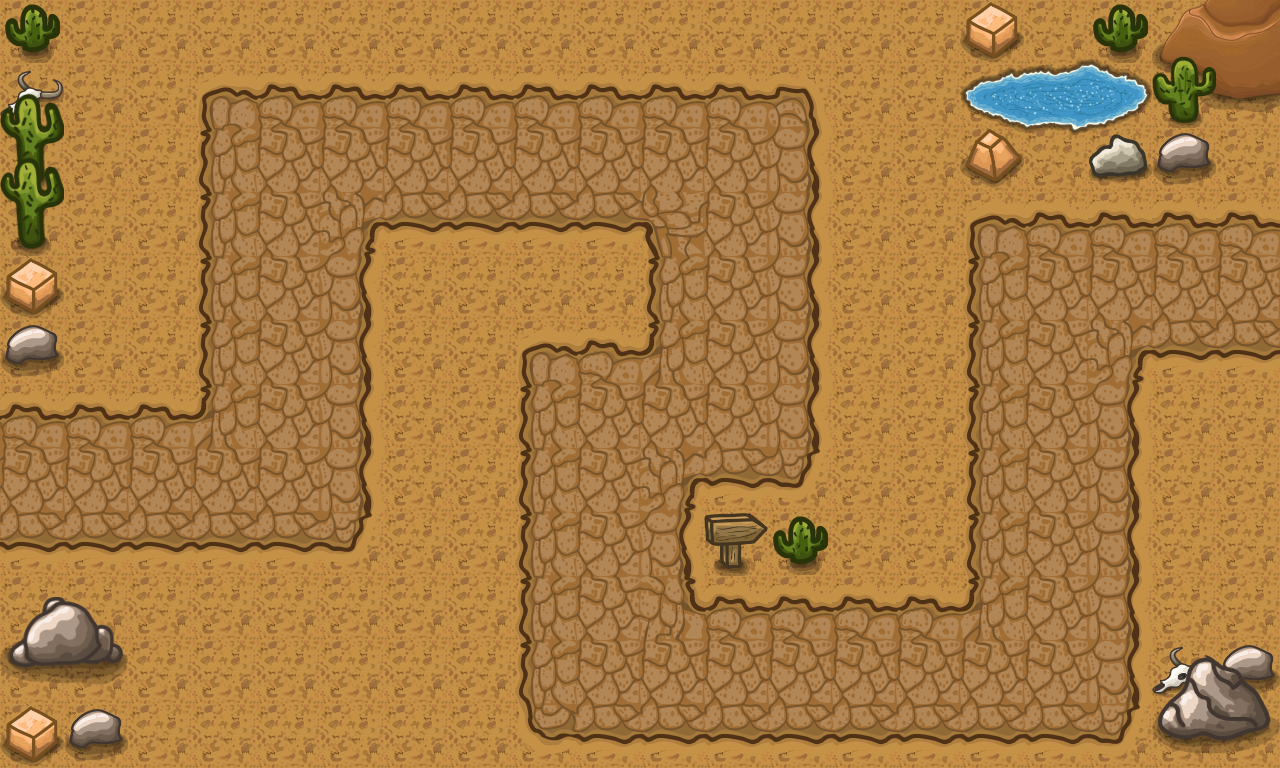

Rendered tile map (Tiled .tmx) drawn with the repository's tilesets; below, a short description and the full map source, tile grids included:
An orthogonal 20x12 tile map with 64x64 px tiles, 5 tile layers (dirt, pathing, details 1, details 2, ...), 1 hidden layer not drawn and 1 object.

<map version="1.8" tiledversion="1.8.4" orientation="orthogonal" renderorder="right-down" width="20" height="12" tilewidth="64" tileheight="64" infinite="0" nextlayerid="8" nextobjectid="2">
 <editorsettings>
  <export target="../img/TowerDefence.js" format="js" />
 </editorsettings>
 <tileset firstgid="1" source="tileset.tsx" />
 <layer id="1" name="dirt" width="20" height="12">
  <data encoding="csv">
16,16,16,16,16,16,16,16,16,16,16,16,16,16,16,16,16,16,16,16,
16,16,16,16,16,16,16,16,16,16,16,16,16,16,16,16,16,16,16,16,
16,16,16,16,16,16,16,16,16,16,16,16,16,16,16,16,16,16,16,16,
16,16,16,16,16,16,16,16,16,16,16,16,16,16,16,16,16,16,16,16,
16,16,16,16,16,16,16,16,16,16,16,16,16,16,16,16,16,16,16,16,
16,16,16,16,16,16,16,16,16,16,16,16,16,16,16,16,16,16,16,16,
16,16,16,16,16,16,16,16,16,16,16,16,16,16,16,16,16,16,16,16,
16,16,16,16,16,16,16,16,16,16,16,16,16,16,16,16,16,16,16,16,
16,16,16,16,16,16,16,16,16,16,16,16,16,16,16,16,16,16,16,16,
16,16,16,16,16,16,16,16,16,16,16,16,16,16,16,16,16,16,16,16,
16,16,16,16,16,16,16,16,16,16,16,16,16,16,16,16,16,16,16,16,
16,16,16,16,16,16,16,16,16,16,16,16,16,16,16,16,16,16,16,16
</data>
 </layer>
 <layer id="2" name="pathing" width="20" height="12">
  <data encoding="csv">
0,0,0,0,0,0,0,0,0,0,0,0,0,0,0,0,0,0,0,0,
0,0,0,4,5,5,5,5,5,5,5,5,6,0,0,0,0,0,0,0,
0,0,0,18,19,19,19,19,19,19,19,19,20,0,0,44,0,0,0,0,
0,0,0,18,19,22,33,33,33,33,21,19,20,0,0,4,5,5,5,5,
0,0,0,18,19,20,0,0,0,0,18,19,20,0,0,18,19,19,19,19,
0,0,0,18,19,20,0,0,4,5,7,19,20,0,0,18,19,22,33,33,
5,5,5,7,19,20,0,0,18,19,19,19,20,0,0,18,19,20,0,0,
19,19,19,19,19,20,0,0,18,19,22,33,34,0,0,18,19,20,0,0,
33,33,33,33,33,34,0,0,18,19,20,0,0,0,0,18,19,20,0,0,
0,0,0,0,0,0,0,0,18,19,8,5,5,5,5,7,19,20,0,0,
0,0,0,0,0,0,0,0,18,19,19,19,19,19,19,19,19,20,0,0,
0,0,0,0,0,0,0,0,32,33,33,33,33,33,33,33,33,34,0,0
</data>
 </layer>
 <layer id="3" name="details 1" width="20" height="12">
  <data encoding="csv">
49,0,0,0,0,0,0,0,0,0,0,0,0,0,0,45,0,0,127,128,
48,0,0,0,0,0,0,0,0,0,0,0,0,0,0,0,0,0,141,142,
0,0,0,0,0,0,0,0,0,0,0,0,0,0,0,0,0,0,0,0,
0,0,0,0,0,0,0,0,0,0,0,0,0,0,0,0,0,0,0,0,
45,0,0,0,0,0,0,0,0,0,0,0,0,0,0,0,0,0,0,0,
46,0,0,0,0,0,0,0,0,0,0,0,0,0,0,0,0,0,0,0,
0,0,0,0,0,0,0,0,0,0,0,0,0,0,0,0,0,0,0,0,
0,0,0,0,0,0,0,0,0,0,0,0,0,0,0,0,0,0,0,0,
0,0,0,0,0,0,0,0,0,0,0,0,49,0,0,0,0,0,0,0,
0,0,0,0,0,0,0,0,0,0,0,0,0,0,0,0,0,0,0,0,
0,0,0,0,0,0,0,0,0,0,0,0,0,0,0,0,0,0,48,46,
0,0,0,0,0,0,0,0,0,0,0,0,0,0,0,0,0,0,0,0
</data>
 </layer>
 <layer id="4" name="details 2" width="20" height="12">
  <data encoding="csv">
0,0,0,0,0,0,0,0,0,0,0,0,0,0,0,0,0,49,58,0,
57,0,0,0,0,0,0,0,0,0,0,0,0,0,0,0,0,0,72,0,
71,0,0,0,0,0,0,0,0,0,0,0,0,0,0,0,0,43,46,0,
0,0,0,0,0,0,0,0,0,0,0,0,0,0,0,0,0,0,0,0,
0,0,0,0,0,0,0,0,0,0,0,0,0,0,0,0,0,0,0,0,
0,0,0,0,0,0,0,0,0,0,0,0,0,0,0,0,0,0,0,0,
0,0,0,0,0,0,0,0,0,0,0,0,0,0,0,0,0,0,0,0,
0,0,0,0,0,0,0,0,0,0,0,0,0,0,0,0,0,0,0,0,
0,0,0,0,0,0,0,0,0,0,0,47,0,0,0,0,0,0,0,0,
0,0,0,0,0,0,0,0,0,0,0,0,0,0,0,0,0,0,0,0,
0,0,0,0,0,0,0,0,0,0,0,0,0,0,0,0,0,0,87,88,
0,0,0,0,0,0,0,0,0,0,0,0,0,0,0,0,0,0,101,102
</data>
 </layer>
 <layer id="5" name="details 3" width="20" height="12">
  <data encoding="csv">
0,0,0,0,0,0,0,0,0,0,0,0,0,0,0,119,120,121,0,0,
0,0,0,0,0,0,0,0,0,0,0,0,0,0,0,133,134,135,0,0,
57,0,0,0,0,0,0,0,0,0,0,0,0,0,0,147,148,149,0,0,
71,0,0,0,0,0,0,0,0,0,0,0,0,0,0,0,0,0,0,0,
0,0,0,0,0,0,0,0,0,0,0,0,0,0,0,0,0,0,0,0,
0,0,0,0,0,0,0,0,0,0,0,0,0,0,0,0,0,0,0,0,
0,0,0,0,0,0,0,0,0,0,0,0,0,0,0,0,0,0,0,0,
0,0,0,0,0,0,0,0,0,0,0,0,0,0,0,0,0,0,0,0,
0,0,0,0,0,0,0,0,0,0,0,0,0,0,0,0,0,0,0,0,
93,94,0,0,0,0,0,0,0,0,0,0,0,0,0,0,0,0,0,0,
107,108,0,0,0,0,0,0,0,0,0,0,0,0,0,0,0,0,0,0,
45,46,0,0,0,0,0,0,0,0,0,0,0,0,0,0,0,0,0,0
</data>
 </layer>
 <objectgroup id="6" name="Object Layer 1" visible="0">
  <object id="1" x="1.34067" y="0">
   <polyline points="0,0 -136.748,470.573 284.221,475.936 289.584,152.836 737.366,156.858 737.366,407.562 611.343,412.925 604.64,671.673 1056.44,667.651 1059.13,282.88 1433.17,281.54" />
  </object>
 </objectgroup>
 <layer id="7" name="Placement Tiles" width="20" height="12" visible="0">
  <data encoding="csv">
0,14,0,14,0,14,0,14,0,14,0,14,0,14,0,0,0,0,0,0,
0,14,0,0,0,0,0,0,0,0,0,0,0,14,0,0,0,0,0,0,
0,14,0,0,0,0,0,0,0,0,0,0,0,14,0,0,0,0,0,0,
0,14,0,0,0,0,0,0,0,0,0,0,0,14,0,0,0,0,0,0,
0,14,0,0,0,0,14,0,14,0,0,0,0,14,0,0,0,0,0,0,
0,14,0,0,0,0,14,0,0,0,0,0,0,14,0,0,0,0,0,0,
0,0,0,0,0,0,14,0,0,0,0,0,0,14,0,0,0,0,14,0,
0,0,0,0,0,0,14,0,0,0,0,0,0,14,0,0,0,0,14,0,
0,0,0,0,0,0,14,0,0,0,0,0,0,14,0,0,0,0,14,0,
0,0,14,0,14,0,14,0,0,0,0,0,0,0,0,0,0,0,14,0,
0,0,14,0,14,0,14,0,0,0,0,0,0,0,0,0,0,0,0,0,
0,0,14,0,14,0,14,0,0,0,0,0,0,0,0,0,0,0,0,0
</data>
 </layer>
</map>
